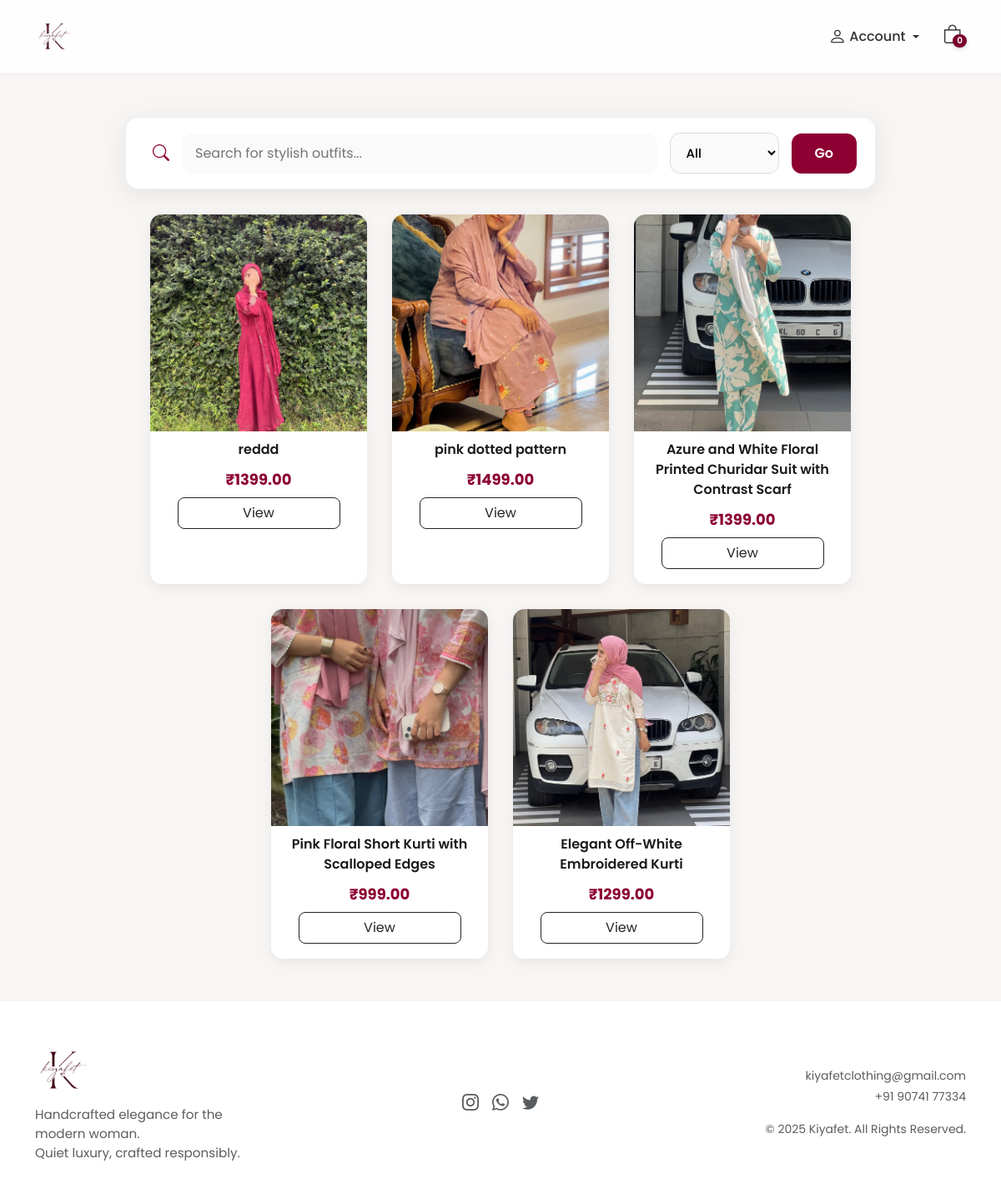
The app's page /products/all, older data.
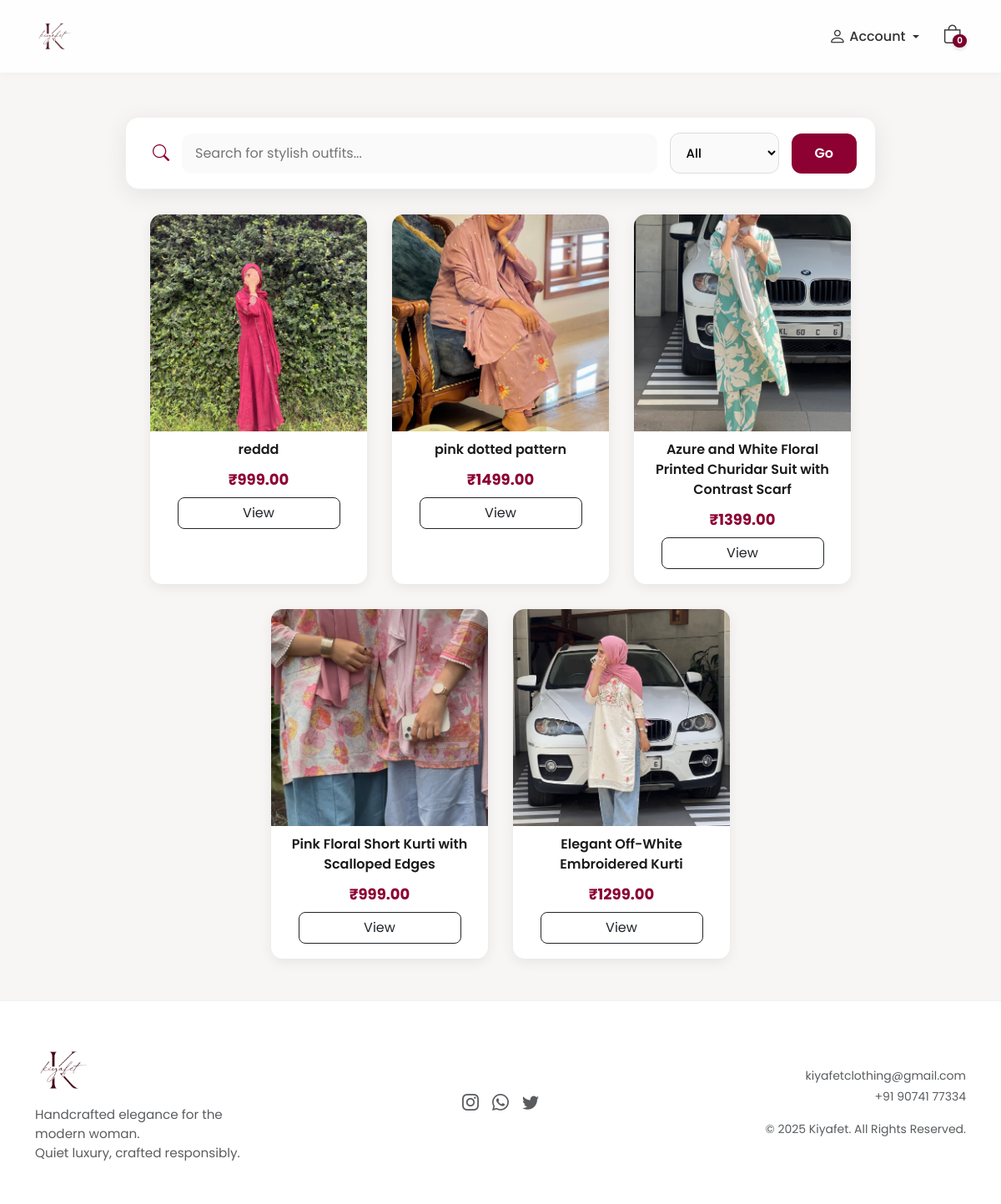
The same page, newer data.
### store_app/models.py (models this page shows, shortened)
class Product(models.Model):
    name = models.CharField(max_length=200)
    category = models.CharField(max_length=50, choices=CATEGORIES)
    price = models.DecimalField(max_digits=10, decimal_places=2)
    description = models.TextField(blank=True, null=True)
    cover_image = models.ImageField(upload_to="products/cover/")
    created_at = models.DateTimeField(auto_now_add=True)

### store_app/views.py (the view)
# urls.py: path("products/all", views.AllProductsView.as_view(), name="all_products"),
class AllProductsView(View):
    def get(self, request):
        search = request.GET.get("search", "")
        category = request.GET.get("category", "")
        products = Product.objects.all().order_by("-created_at")
        if search:
            products = products.filter(name__icontains=search)
        if category:
            products = products.filter(category=category)
        categories = [c[0] for c in CATEGORIES]
        return render(request, "all_products.html", {
            "products": products,
            "search": search,
            "category": category,
            "categories": categories,
        })

### store_app/context_processors.py (called while the page is built)
def cart_item_count(request):
    if request.user.is_authenticated:
        count = CartItem.objects.filter(user=request.user).count()
    else:
        count = 0
    return {'cart_item_count': count}

### store_app/templates/all_products.html (shortened to what this page needs)
{% extends "customer_base.html" %}
{% block content %}
<div class="container">
    <div class="search-bar-container">
        <form method="GET">
            <div class="search-box">
                <i class="bi bi-search search-icon"></i>
                <input type="text" name="search"
                       class="search-input"
                       placeholder="Search for stylish outfits..."
                       value="{{ search }}">
                <select name="category" class="category-select">
                    <option value="">All</option>
                </select>
                <button class="filter-btn">Go</button>
            </div>
        </form>
    </div>
    <div class="product-grid">
        {% if products %}
            {% for product in products %}
            <div class="product-card">
                <img src="{{ product.cover_image.url }}" class="product-img">
                <div class="product-info">
                    <div class="product-title">{{ product.name }}</div>
                    <div class="price-tag">₹{{ product.price }}</div>
                    <a href="{% url 'product_detail_view' product.id %}"
                       class="btn btn-outline-dark mt-2 w-75"
                       style="border-radius:8px;">View</a>
                </div>
            </div>
            {% endfor %}
        {% else %}
            <p class="text-center text-muted mt-5 w-100">No products found.</p>
        {% endif %}
    </div>
</div>
{% endblock %}

### store_app/templates/customer_base.html (shortened to what this page needs)
{% load static %}
<!doctype html>
<html lang="en">
<head>
    <link href="https://cdn.jsdelivr.net/npm/bootstrap@5.3.2/dist/css/bootstrap.min.css" rel="stylesheet">
    <link href="https://cdn.jsdelivr.net/npm/bootstrap-icons@1.11.1/font/bootstrap-icons.css" rel="stylesheet">
</head>
<body>
    <nav class="navbar navbar-expand-lg fixed-top py-3">
        <div class="container d-flex align-items-center justify-content-between">
            <a class="navbar-brand" href="{% url 'home' %}">
                <img src="{% static 'logo.png' %}" alt="Kiyafet" style="height:45px;">
            </a>
            <div class="collapse navbar-collapse justify-content-end" id="navMenu">
                <ul class="navbar-nav align-items-center gap-3">
                    <li class="nav-item dropdown position-relative">
                        <a href="#" class="nav-link d-flex align-items-center gap-1 dropdown-toggle"
                            id="accountDropdown" role="button" data-bs-toggle="dropdown" aria-expanded="false">
                            <i class="bi bi-person" style="font-size:1.3rem;"></i>
                            {% if user.is_authenticated %}
                            <span class="d-none d-lg-inline fw-medium">{{ request.user.username }}</span>
                            {% else %}
                            <span class="d-none d-lg-inline fw-medium">Account</span>
                            {% endif %}
                        </a>
                    </li>
                    <li class="nav-item position-relative">
                        <a href="{% url 'cart_view' %}" class="nav-link position-relative d-inline-block"
                            style="padding: 0 5px;">
                            <i class="bi bi-bag" style="font-size:1.4rem; line-height:1;"></i>
                            <span class="cart-badge">
                                {% if user.is_authenticated %}
                                {{ cart_item_count|default:0 }}
                                {% else %}
                                0
                                {% endif %}
                            </span>
                        </a>
                    </li>
                </ul>
            </div>
        </div>
    </nav>
    <main>
        {% block content %}{% endblock %}
    </main>
    <footer>
        <div class="container">
            <div class="row align-items-center text-center text-md-start g-4">
                <div class="col-md-4">
                    <div class="d-flex flex-column align-items-center align-items-md-start">
                        <img src="{% static 'logo.png' %}" alt="Kiyafet Logo" style="height:65px; margin-bottom:10px;">
                        <p class="text-muted mb-0" style="max-width:280px; font-size:0.95rem;">
                            Handcrafted elegance for the modern woman.<br>Quiet luxury, crafted responsibly.
                        </p>
                    </div>
                </div>
                <div class="col-md-4 text-center">
                    <div class="d-flex justify-content-center gap-3 fs-5">
                        <a href="https://www.instagram.com/kiyafet.__?utm_source=ig_web_button_share_sheet&igsh=ZDNlZDc0MzIxNw=="
                            class="text-muted"><i class="bi bi-instagram"></i></a>
                        <a href="https://wa.me/919074177334" target="_blank" class="text-muted"><i
                                class="bi bi-whatsapp"></i></a>
                        <a href="#" class="text-muted"><i class="bi bi-twitter"></i></a>
                    </div>
                </div>
                <div class="col-md-4 text-center text-md-end">
                    <small class="d-block mb-1">
                        <a href="mailto:kiyafetclothing@gmail.com" class="text-muted text-decoration-none">
                            kiyafetclothing@gmail.com
                        </a>
                    </small>
                    <small class="d-block mb-3">
                        <a href="tel:+919074177334" class="text-muted text-decoration-none">
                            +91 90741 77334
                        </a>
                    </small>
                    <small class="text-muted">© 2025 Kiyafet. All Rights Reserved.</small>
                </div>
            </div>
        </div>
    </footer>
</body>
</html>

### store_app/templates/customer_base.html (style rules this page uses)
:root { --bg-light: #f8f5f5; --panel: #fff; --rose: #7a002b; --accent: #b49782; --ink: #1b1b1b; }
html, body { height: 100%; margin: 0; }
body { display: flex; flex-direction: column; min-height: 100vh; background: var(--bg-light); font-family: 'Poppins', sans-serif; color: var(--ink); }
main { flex: 1; padding-top: 100px; }
.navbar { background: rgba(255, 255, 255, 0.9); backdrop-filter: blur(10px); transition: all 0.35s ease; box-shadow: 0 2px 8px rgba(0, 0, 0, 0.03); }
.nav-link { color: #333 !important; font-weight: 500; }
footer { background: #fff; padding: 50px 0; border-top: 1px solid rgba(0, 0, 0, 0.05); color: #555; margin-top: auto; }
footer a { color: var(--rose); text-decoration: none; }
.cart-badge { position: absolute; top: 11px; right: -1px; background-color: var(--rose); color: #fff; font-size: 0.65rem; font-weight: 600; border-radius: 50%; padding: 2px 5px; min-width: 16px; text-align: center; line-height: 1.1; box-shadow: 0 2px 5px rgba(0, 0, 0, 0.15); }

### store_app/templates/all_products.html (style rules this page uses)
.search-bar-container { max-width: 900px; margin: 40px auto 20px; }
.search-box { background: #ffffff; padding: 18px 22px; border-radius: 16px; display: flex; align-items: center; gap: 15px; box-shadow: 0 6px 28px rgba(0,0,0,0.08); border: 1px solid #f0f0f0; transition: 0.3s ease; }
.search-icon { font-size: 20px; color: #8C0032; margin-left: 10px; }
.search-input { flex: 1; padding: 12px 16px; border: none; background: #fafafa; border-radius: 12px; font-size: 16px; transition: .25s; }
.category-select { padding: 12px 15px; border-radius: 12px; border: 1px solid #ddd; background: #fafafa; font-size: 15px; font-weight: 500; transition: .25s; }
.filter-btn { padding: 12px 28px; border-radius: 12px; background: #8C0032; border: none; color: white; font-weight: 600; transition: .25s; }
.product-grid { display: flex; flex-wrap: wrap; gap: 30px; margin-top: 30px; padding-bottom: 50px; justify-content: center; }
.product-card { width: 260px; background: white; border-radius: 14px; box-shadow: 0 4px 15px rgba(0,0,0,0.07); overflow: hidden; transition: .3s; text-align: center; padding-bottom: 18px; }
.product-img { width: 100%; height: 260px; object-fit: cover; }
.product-title { font-size: 16px; font-weight: 600; margin: 10px 12px; }
.price-tag { font-size: 18px; font-weight: 700; color: #8C0032; }

Row changes from the older to the newer data that the page shows:
changed Product "reddd": price "1399.00" → "999.00"
